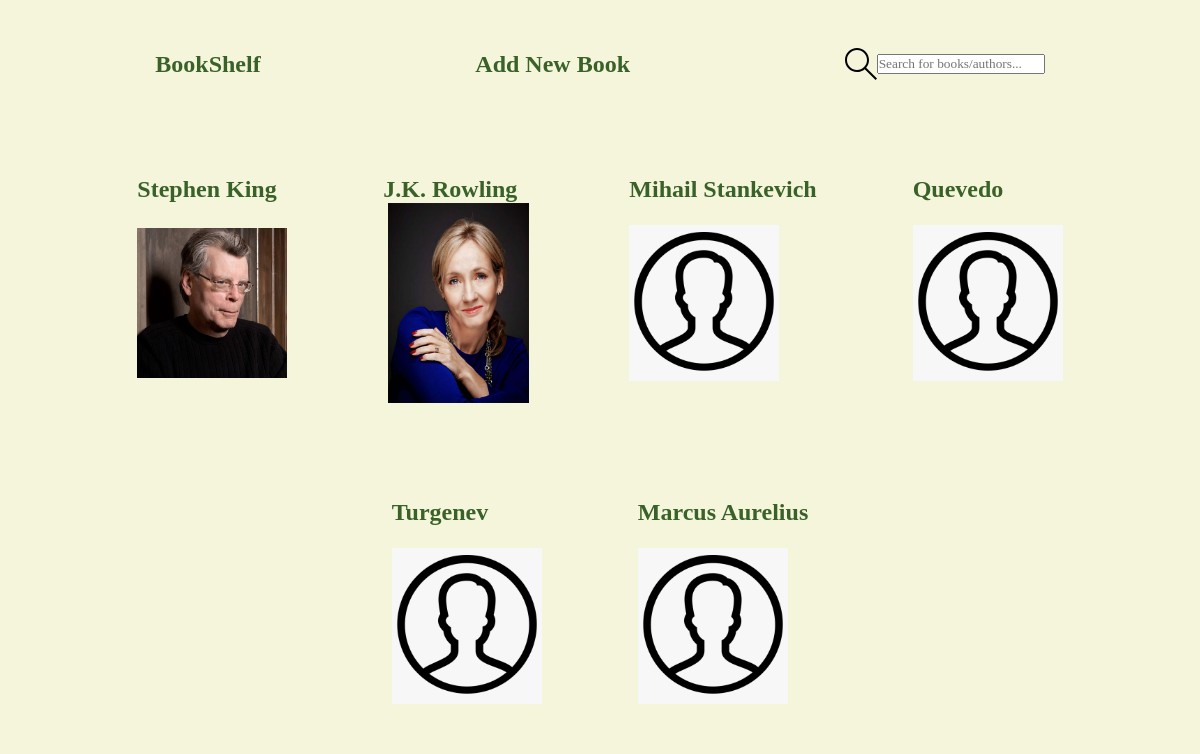
The app's page /all_authors with its own data.
### base/models.py (models this page shows, shortened)
class Author(models.Model):
    name = models.CharField(max_length=200)
    image = models.ImageField(null=True, default='author_avatar.png')

### base/views.py (the view)
# urls.py: path('all_authors', views.all_authors, name='all_authors'),
def all_authors( request ):
    authors = Author.objects.all()
    context = {'authors': authors}
    return render(request, 'all_authors.html', context)

### templates/all_authors.html
{%extends 'main.html' %}
{%block content%}
<div class="container">
    <div class="books">
    {% for author in authors %}
    <div class="author">
        <a href="{% url 'author' author.id %}" class="author_links"><h2>{{author.name}}</h2></a>
        <img src="{{author.image.url}}" alt="" class="author_image">
    </div>
    {% endfor %}
    </div>
</div>
{%endblock content%}

### templates/main.html (shortened to what this page needs)
{% load static %}
<!DOCTYPE html>
<html lang="en">
<head>
    <link rel="stylesheet" href="{% static 'styles/main.css' %}">
</head>
<body>
    {% include 'navbar.html' %}
    {%block content%}
    {%endblock content%}
</body>
</html>

### templates/navbar.html (shortened to what this page needs)
<div class="container">
<div class="navbar">
    <a href="{% url 'home' %}" class="navbar_links"><H2>BookShelf</H2></a>
    <a href="{% url 'book_form' %}" class="navbar_links"><h2>Add new book</h2></a>
<form method="GET" action="{% url 'home' %}">
    <label class="navbar_form">
      <input name="q" placeholder="Search for books/authors..." />
    </label>
</form>
</div>
</div>

### static/styles/main.css (style rules this page uses)
* { margin: 0px; padding: 0px; box-sizing: border-box; font-family: Calibri; }
body { background-color: beige; }
.navbar { display: flex; align-items: center; justify-content: space-around; }
.navbar_links, .author_links { color: #396128; text-transform: capitalize; }
.navbar_form { display: flex; align-items: center; }
.container { margin: 3rem; }
.books { display: flex; align-items: center; justify-content: center; flex-wrap: wrap; }
a { text-decoration: none; }
.author { display: flex; flex-direction: column; justify-content: center; margin: 3rem; }
.author_image { width: 150px; height: 200px; object-fit: contain; }

### records on screen
Author: name "Stephen King", image (picture)
Author: name "J.k. Rowling", image (picture)
Author: name "Mihail Stankevich", image (picture)
Author: name "Quevedo", image (picture)
Author: name "Turgenev", image (picture)
Author: name "Marcus Aurelius", image (picture)
